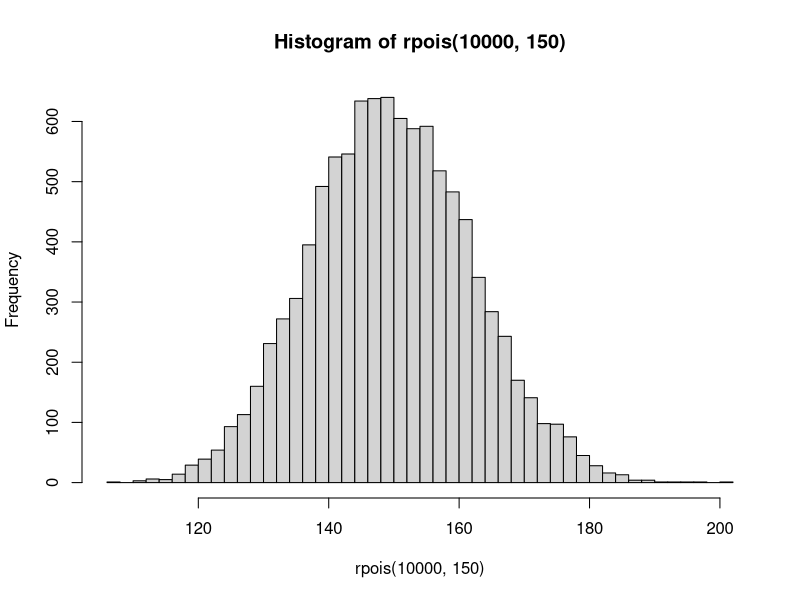
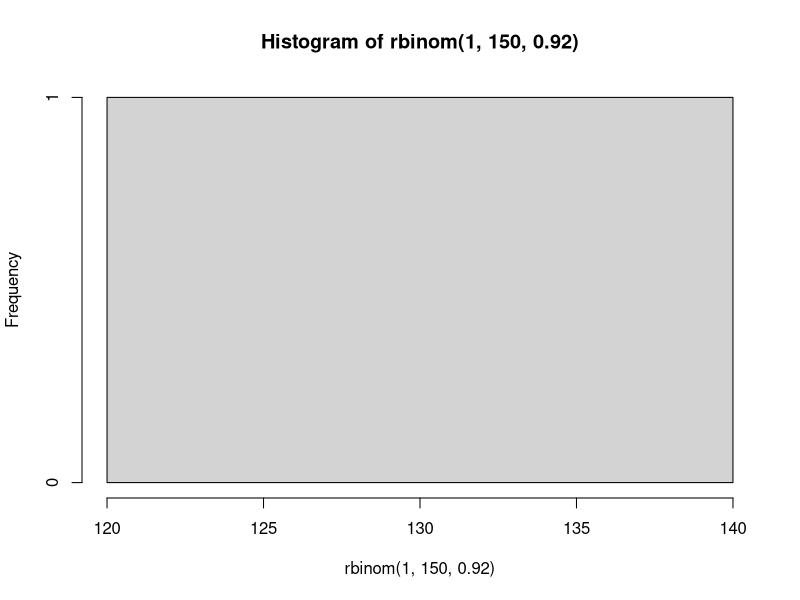
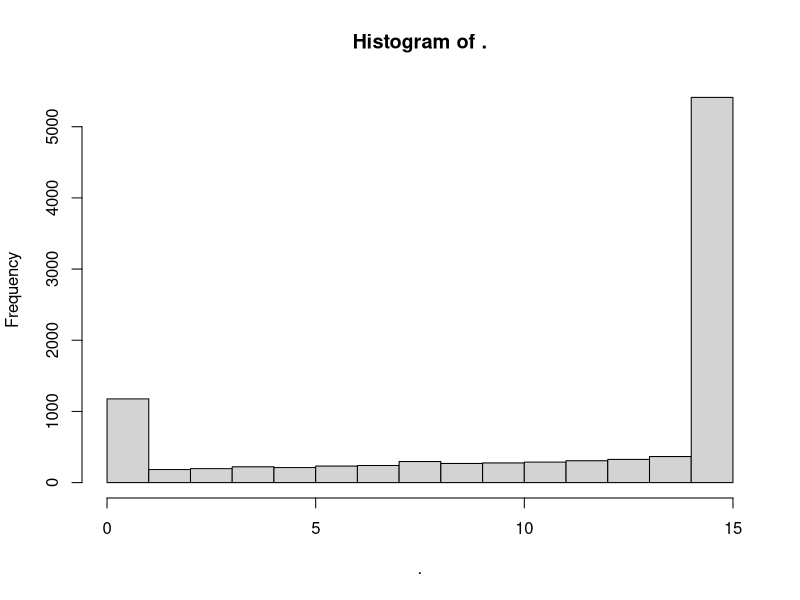

Write the R code that produced these figures, in order. (Note: this script raises an error after producing the figures.)
library(tidyverse)  

# Parameters

avg_demand <- 150 # passengers
pass_show_up <- .92
capacity <- 134 # passengers
ticket_prc <- 314
transf_fee <- 60
bumped_cost <- 400

# Model
overbook_lim <- 0
actual_demand <- 154  # simulations
booking_capacity <- capacity+overbook_lim
booked <- min(actual_demand, booking_capacity)
read_to_board <- 123 # simulation
no_shows <- booked-read_to_board
boarding <- min(capacity, read_to_board)
bumped <- read_to_board-boarding

revenue_tickets <- ticket_prc * booked
revenue_no_shows <- transf_fee * no_shows
overbook_cost <- bumped_cost*bumped
net_revenue <- revenue_tickets+revenue_no_shows-overbook_cost

rpois(10000, 150) |>
  hist(breaks=50)

rbinom(1, 150, .92) |>
  hist(breaks=50)

scenarioParameters <- list(
  capacity     = 134, # passengers
  ticket_prc   = 314,
  transf_fee   = 60,
  bumped_cost  = 400  
)

simulateBoarding <- function(overbook_lim=0, demand_avg=150, showup_rate=.92, simParams, n=10000){
  # compound the simulation parameters
  tibble( overbook_lim = overbook_lim,
          demand_avg   = demand_avg,
          showup_rate  = showup_rate ) %>% 
    bind_cols(as_tibble(simParams)) %>%
    # generate distributions
    mutate( actual_demand = list(rpois(n, demand_avg)) ) %>% 
    unnest( actual_demand ) %>% 
    # mutate( read_to_board = map_int( actual_demand, ~rbinom(1,.x,showup_rate) )) %>% 
    # calculate the scenarios outcome
    mutate( booking_capacity = capacity + overbook_lim,
            booked   = map2_dbl(actual_demand, booking_capacity, min),
            # read_to_board = round(showup_rate * booked,0),
            read_to_board = map_int( booked, ~rbinom(1,.x,showup_rate) ),
            no_shows = booked-read_to_board,
            boarding = map2_dbl(capacity, booked, min),
            bumped   = booked-boarding,
            # finance outcomes
            revenue_tickets  = ticket_prc * booked,
            revenue_no_shows = transf_fee * no_shows,
            overbook_cost    = bumped_cost * bumped,
            net_revenue      = revenue_tickets + revenue_no_shows - overbook_cost) %>% 
    return()
}

# booking limit
simulation <- 0:15 %>% 
  map_df(simulateBoarding,simParams=scenarioParameters)


# what overbook limite give us 95% chance to have <= 2 bumped passengers?
simulation %>%
  select(overbook_lim, bumped) %>% 
  nest(bumped) %>% 
  mutate( bumped95pct = map_dbl(data, function(.x){
    .x$bumped %>% 
      quantile(probs=.95) %>% 
      return()
  })) %>% View()
  
simulation %>% 
  filter(overbook_lim==15) %>% 
  pull(bumped) %>% 
  hist()


  group_by(overbook_lim) %>% 
  mutate( bumped95pct = map(bumped, quantile, probs=.95) ) %>% 
  ungroup() %>% 
  ggplot(aes(x=overbook_lim, y=bumped95pct)) +
  geom_point() +
  geom_line() +
  geom_hline(yintercept = 2) +
  theme_minimal()


simulation %>% 
  filter(overbook_lim==2) %>% 
  pull(bumped) %>% 
  quantile() %>% 
  enframe()


